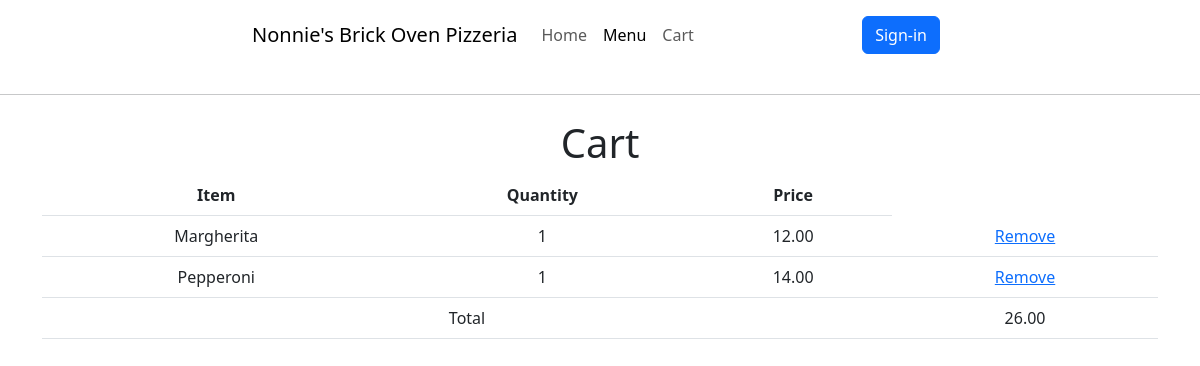
Screenshot of /menu/cart (signed in) with the database file from the repository.
### menu/models.py (models this page shows, shortened)
class CartItem(models.Model):
    cart = models.ForeignKey(Cart, on_delete=models.CASCADE)
    item = models.ForeignKey(Item, on_delete=models.CASCADE)
    quantity = models.IntegerField(default=1)

class Item(models.Model):
    name = models.CharField(max_length=100)
    description = models.TextField(blank=True)
    price = models.DecimalField(max_digits=6, decimal_places=2)
    category = models.ForeignKey(Category, on_delete=models.CASCADE, related_name='items')
    image = models.TextField(blank=True)

### menu/views.py (the view)
# urls.py: path("menu/cart", views.cart, name = "cart"),
@login_required
def cart(request):
    user_cart, created = Cart.objects.get_or_create(user=request.user)
    cart_items = CartItem.objects.filter(cart=user_cart)
    total_price = 0
    for item in cart_items:
        total_price += item.item.price * item.quantity
    context = {
        'cart_items': cart_items,
        'total_price': total_price,
    }
    return render(request, 'cart.html', context)

### menu/templates/cart.html (shortened to what this page needs)
<!doctype html>
<html lang="en">
<head>
  <link href="https://cdn.jsdelivr.net/npm/bootstrap@5.3.0-alpha3/dist/css/bootstrap.min.css" rel="stylesheet">
</head>
<body>
  <nav class="navbar navbar-expand-lg navbar-light bg-white">
    <div class="container-fluid bg-white">
      <a class="navbar-brand" href="/">Nonnie's Brick Oven Pizzeria</a>
      <div class="collapse navbar-collapse" id="navbarNav">
        <ul class="navbar-nav me-auto">
          <li class="nav-item">
            <a class="nav-link" href="/">Home</a>
          </li>
          <li class="nav-item">
            <a class="nav-link active" aria-current="page" href="/menu">Menu</a>
          </li>
          <li class="nav-item">
            <a class="nav-link" href="cart">Cart</a>
          </li>
        </ul>
        <ul class="navbar-nav ml-auto">
          <li class="nav-item">
            <a class="nav-link" href="register"><button class="btn btn-primary">Sign-in</button></a>
          </li>
        </ul>
      </div>
    </div>
  </nav>
        <hr class="my-4">
    <div class="container mt-4 text-center align-items-center">
        <h1>Cart</h1>
        {% if cart_items %}
          <table class="table table-hover">
            <thead>
              <tr>
                <th>Item</th>
                <th>Quantity</th>
                <th>Price</th>
              </tr>
            </thead>
            <tbody>
              {% for item in cart_items %}
                <tr>
                  <td>{{ item.item.name }}</td>
                  <td>{{ item.quantity }}</td>
                  <td>{{ item.item.price }}</td>
                  <td><a href="{% url 'remove_from_cart' item.pk %}">Remove</a></td>
                </tr>
              {% endfor %}
            </tbody>
            <tfoot>
              <tr>
                <td colspan="3">Total</td>
                <td>{{ total_price }}</td>
              </tr>
            </tfoot>
          </table>
        {% else %}
          <p>Your cart is empty.</p>
        {% endif %}
        </body>
        </html>

### menu/templates/cart.html (style rules this page uses)
nav { margin-left:20%; margin-right:20%; }

### rows the page displays
CartItem: item.name "Margherita", quantity "1", item.price "12.00"
CartItem: item.name "Pepperoni", quantity "1", item.price "14.00"

### other values shown
{{ total_price }} "26.00"
